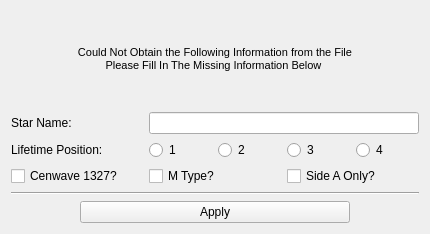
<?xml version="1.0" encoding="UTF-8"?>
<ui version="4.0">
 <class>missingDialog</class>
 <widget class="QDialog" name="missingDialog">
  <property name="geometry">
   <rect>
    <x>0</x>
    <y>0</y>
    <width>430</width>
    <height>234</height>
   </rect>
  </property>
  <property name="windowTitle">
   <string>Missing Information</string>
  </property>
  <layout class="QGridLayout" name="gridLayout">
   <item row="4" column="4" colspan="2">
    <widget class="QCheckBox" name="justA">
     <property name="whatsThis">
      <string>Data taken using only Side A of the COS detector</string>
     </property>
     <property name="text">
      <string>Side A Only?</string>
     </property>
    </widget>
   </item>
   <item row="0" column="0" colspan="6">
    <widget class="QLabel" name="displayInfo">
     <property name="maximumSize">
      <size>
       <width>16777215</width>
       <height>100</height>
      </size>
     </property>
     <property name="font">
      <font>
       <pointsize>8</pointsize>
      </font>
     </property>
     <property name="text">
      <string>Could Not Obtain the Following Information from the File
Please Fill In The Missing Information Below </string>
     </property>
     <property name="alignment">
      <set>Qt::AlignCenter</set>
     </property>
    </widget>
   </item>
   <item row="2" column="5">
    <widget class="QRadioButton" name="life4">
     <property name="whatsThis">
      <string>Lifetime Position 4</string>
     </property>
     <property name="text">
      <string>4</string>
     </property>
     <attribute name="buttonGroup">
      <string notr="true">lifeGroup</string>
     </attribute>
    </widget>
   </item>
   <item row="5" column="0" colspan="6">
    <widget class="Line" name="line">
     <property name="orientation">
      <enum>Qt::Horizontal</enum>
     </property>
    </widget>
   </item>
   <item row="2" column="4">
    <widget class="QRadioButton" name="life3">
     <property name="whatsThis">
      <string>Lifetime Position 3</string>
     </property>
     <property name="text">
      <string>3</string>
     </property>
     <attribute name="buttonGroup">
      <string notr="true">lifeGroup</string>
     </attribute>
    </widget>
   </item>
   <item row="2" column="3">
    <widget class="QRadioButton" name="life2">
     <property name="whatsThis">
      <string>Lifetime Position 2</string>
     </property>
     <property name="text">
      <string>2</string>
     </property>
     <attribute name="buttonGroup">
      <string notr="true">lifeGroup</string>
     </attribute>
    </widget>
   </item>
   <item row="2" column="2">
    <widget class="QRadioButton" name="life1">
     <property name="whatsThis">
      <string>Lifetime Position 1</string>
     </property>
     <property name="text">
      <string>1</string>
     </property>
     <attribute name="buttonGroup">
      <string notr="true">lifeGroup</string>
     </attribute>
    </widget>
   </item>
   <item row="4" column="0" colspan="2">
    <widget class="QCheckBox" name="cen1327">
     <property name="text">
      <string>Cenwave 1327?</string>
     </property>
    </widget>
   </item>
   <item row="4" column="2" colspan="2">
    <widget class="QCheckBox" name="mDwarf">
     <property name="text">
      <string>M Type?</string>
     </property>
    </widget>
   </item>
   <item row="2" column="0" colspan="2">
    <widget class="QLabel" name="labelLP">
     <property name="whatsThis">
      <string>The lifetime position used when this data was taken</string>
     </property>
     <property name="text">
      <string>Lifetime Position:</string>
     </property>
    </widget>
   </item>
   <item row="1" column="2" colspan="4">
    <widget class="QLineEdit" name="inputName"/>
   </item>
   <item row="1" column="0" colspan="2">
    <widget class="QLabel" name="labelName">
     <property name="text">
      <string>Star Name:</string>
     </property>
    </widget>
   </item>
   <item row="6" column="1" colspan="4">
    <widget class="QPushButton" name="applyValues">
     <property name="focusPolicy">
      <enum>Qt::NoFocus</enum>
     </property>
     <property name="whatsThis">
      <string>Apply these detector settings</string>
     </property>
     <property name="text">
      <string>Apply</string>
     </property>
    </widget>
   </item>
  </layout>
 </widget>
 <resources/>
 <connections/>
 <buttongroups>
  <buttongroup name="lifeGroup"/>
 </buttongroups>
</ui>
